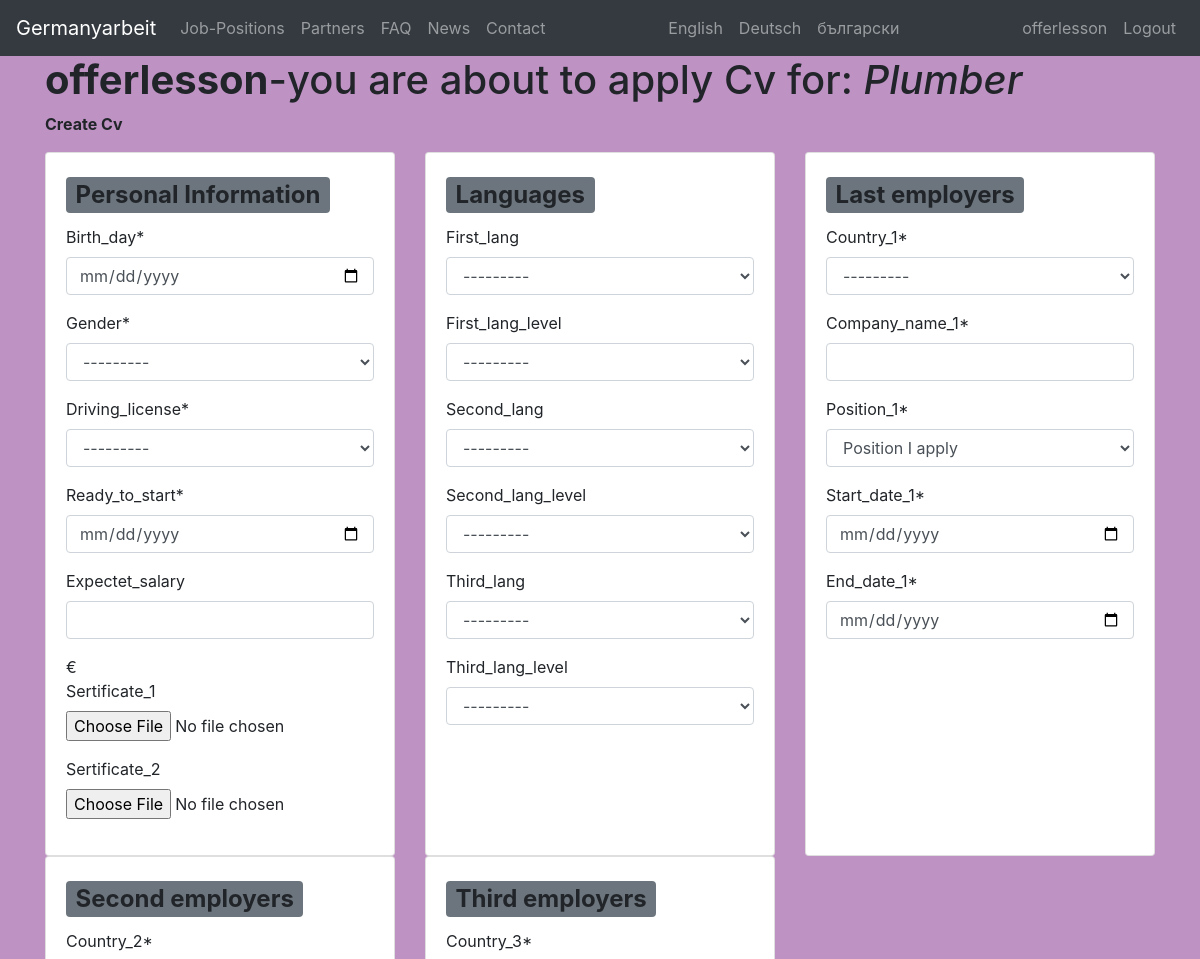
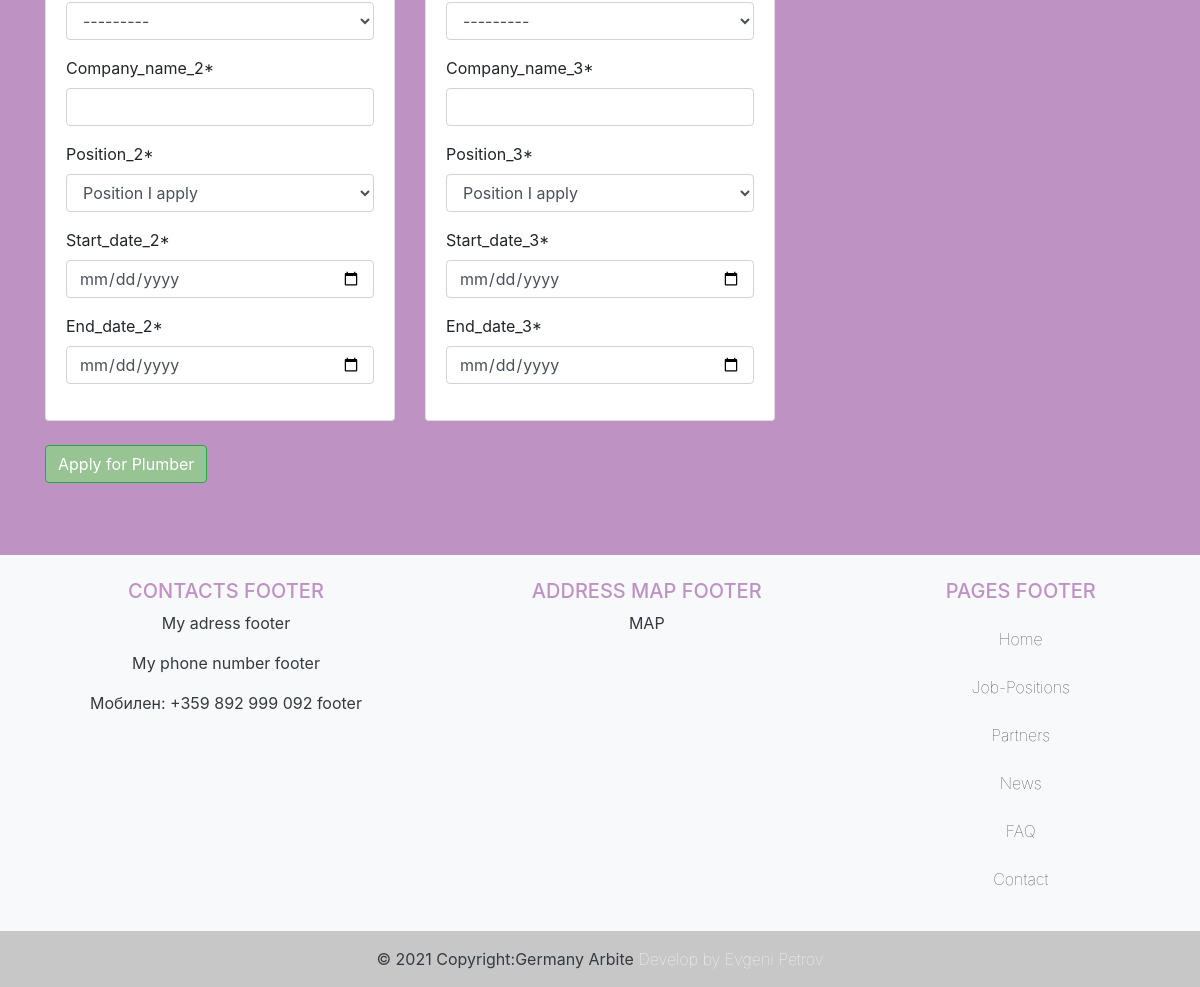
Screenshot of /en/category/worker/cv/1/ (signed in) with the database file from the repository (2 pictures, top to bottom).
### costumeuser/models.py (models this page shows, shortened)
class User(AbstractUser):
    is_worker = models.BooleanField(default=False)
    is_company = models.BooleanField(default=False)

### category/models.py (models this page shows, shortened)
class SubCategory(models.Model):
    category = models.ForeignKey(Category, on_delete=models.CASCADE, related_name="category", related_query_name="category", verbose_name="category")
    name = models.CharField(max_length=250)
    img = models.ImageField(upload_to="category_pic")

### category/views.py (the view)
# urls.py: path('worker/cv/<int:id>/', views.worker_cv, name='worker_cv'),
@login_required
@worker_required
def worker_cv(request, id):
    subcat = SubCategory.objects.get(pk=id)
    if request.method == "POST":
        form = CvForm(request.POST, request.FILES)
        if form.is_valid():
            birth_day = form.cleaned_data['birth_day']
            gender = form.cleaned_data['gender']
            driving_license = form.cleaned_data['driving_license']
            first_lang = form.cleaned_data['first_lang']
            first_lang_level = form.cleaned_data['first_lang_level']
            second_lang = form.cleaned_data['second_lang']
            second_lang_level = form.cleaned_data['second_lang_level']
            third_lang = form.cleaned_data['third_lang']
            third_lang_level = form.cleaned_data['third_lang_level']
            ready_to_start = form.cleaned_data['ready_to_start']
            expectet_salary = form.cleaned_data['expectet_salary']
            sertificate_1 = form.cleaned_data['sertificate_1']
            sertificate_2 = form.cleaned_data['sertificate_2']
            country_1 = form.cleaned_data['country_1']
            company_name_1 = form.cleaned_data['company_name_1']
            position_1 = form.cleaned_data['position_1']
            start_date_1 = form.cleaned_data['start_date_1']
            end_date_1 = form.cleaned_data['end_date_1']
            country_2 = form.cleaned_data['country_2']
            company_name_2 = form.cleaned_data['company_name_2']
            position_2 = form.cleaned_data['position_2']
            start_date_2 = form.cleaned_data['start_date_2']
            end_date_2 = form.cleaned_data['end_date_2']
            country_3 = form.cleaned_data['country_3']
            company_name_3 = form.cleaned_data['company_name_3']
            position_3 = form.cleaned_data['position_3']
            start_date_3 = form.cleaned_data['start_date_3']
            end_date_3 = form.cleaned_data['end_date_3']
            job = SubCategory.objects.get(pk=id)
            worker = User.objects.get(id=request.user.id)#request.user.id#form.instance.user = self.request.user
            Cv.objects.create(
                birth_day=birth_day,
                gender=gender,
                driving_license=driving_license,
                first_lang=first_lang,
                first_lang_level=first_lang_level,
                second_lang=second_lang,
                second_lang_level=second_lang_level,
                third_lang=third_lang,
                third_lang_level=third_lang_level,
                ready_to_start=ready_to_start,
                expectet_salary=expectet_salary,
                sertificate_1=sertificate_1,
                sertificate_2=sertificate_2,
                country_1=country_1,
                company_name_1=company_name_1,
                position_1=position_1,
                start_date_1=start_date_1,
                end_date_1=end_date_1,
                country_2=country_2,
                company_name_2=company_name_2,
                position_2=position_2,
                start_date_2=start_date_2,
                end_date_2=end_date_2,
                country_3=country_3,
                company_name_3=company_name_3,
                position_3=position_3,
                start_date_3=start_date_3,
                end_date_3=end_date_3,
                job=job,
                worker=worker,
                )
            worker_id = Cv.objects.all().last()
            return HttpResponseRedirect(reverse('cv_detail', kwargs={'id':worker_id.id}))
    else:
        form = CvForm
    return render(request, 'category/cv_form.html', {'form': form, 'subcat': subcat})

### templates/category/cv_form.html (shortened to what this page needs)
{% extends "base.html" %}
{% load crispy_forms_tags %}
{% load i18n %}
{% block content %}
<div class="container">
    <div class="row justify-content-center">
        <div class="col-lg-12 col-md-12 col-sm-12">
                {% if user.is_authenticated and user.is_worker %}
                    <h1><b>{{ user.username }}</b>-{% trans "you are about to apply Cv for:" %} <i>{{ subcat.name }}</i></h1>
                    <p><b>{% trans "Create Cv" %}</b></p>
                    <form class="profile-company" method="POST" enctype="multipart/form-data">
                            <div class="row row-cols-1 row-cols-md-3 g-4">
                                <div class="col">
                                    <div class="card h-100">
                                        <div class="card-body">
                                            <h2 class="card-title"><span class="badge bg-secondary">{% trans " Personal Information" %}</span></h2>
                                            {{ form.birth_day|as_crispy_field }}
                                            {{ form.gender|as_crispy_field }}
                                            {{ form.driving_license|as_crispy_field }}
                                            {{ form.ready_to_start|as_crispy_field }}
                                            {{ form.expectet_salary|as_crispy_field }}€
                                            {{ form.sertificate_1|as_crispy_field }}
                                            {{ form.sertificate_2|as_crispy_field }}
                                        </div>
                                    </div>
                                </div>
                                <div class="col">
                                    <div class="card h-100">
                                        <div class="card-body">
                                            <h2 class="card-title"><span class="badge bg-secondary">{% trans "Languages" %}</span></h2>
                                            {{ form.first_lang|as_crispy_field }}
                                            {{ form.first_lang_level|as_crispy_field }}
                                            {{ form.second_lang|as_crispy_field }}
                                            {{ form.second_lang_level|as_crispy_field }}
                                            {{ form.third_lang|as_crispy_field }}
                                            {{ form.third_lang_level|as_crispy_field }}
                                        </div>
                                    </div>
                                </div>
                                <div class="col">
                                    <div class="card h-100">
                                        <div class="card-body">
                                            <h2 class="card-title"><span class="badge bg-secondary">{% trans "Last employers" %}</span></h2>
                                            {{ form.country_1|as_crispy_field }}
                                            {{ form.company_name_1|as_crispy_field }}
                                            {{ form.position_1|as_crispy_field }}
                                            {{ form.start_date_1|as_crispy_field }}
                                            {{ form.end_date_1|as_crispy_field }}
                                        </div>
                                    </div>
                                </div>
                                <div class="col">
                                    <div class="card h-100">
                                        <div class="card-body">
                                            <h2 class="card-title"><span class="badge bg-secondary">{% trans "Second employers" %}</span></h2>
                                            {{ form.country_2|as_crispy_field }}
                                            {{ form.company_name_2|as_crispy_field }}
                                            {{ form.position_2|as_crispy_field }}
                                            {{ form.start_date_2|as_crispy_field }}
                                            {{ form.end_date_2|as_crispy_field }}
                                        </div>
                                    </div>
                                </div>
                                <div class="col">
                                    <div class="card h-100">
                                        <div class="card-body">
                                            <h2 class="card-title"><span class="badge bg-secondary">{% trans "Third employers" %}</span></h2>
                                            {{ form.country_3|as_crispy_field }}
                                            {{ form.company_name_3|as_crispy_field }}
                                            {{ form.position_3|as_crispy_field }}
                                            {{ form.start_date_3|as_crispy_field }}
                                            {{ form.end_date_3|as_crispy_field }}
                                        </div>
                                    </div>
                                </div>
                            </div>
                            <br/>
                            <div class="button-wrapper submit">
                                <input class="btn btn-success" type="submit" value="Apply for {{ subcat.name }}" />
                            </div>
                            <br>
                    </form>
                {% elif user.is_authenticated and user.is_company %}
                    <h2>{% trans "You have to be register as Worker to register your CV for:" %} {{ subcat.name }}.</h2>
                {% else %}
                    404
                {% endif %}
        </div>
    </div>
</div>
{% endblock content %}

### templates/nav.html (shortened to what this page needs)
{% load i18n %}
{% load static %}
<nav class="navbar navbar-expand-lg navbar-dark bg-dark">
  <a class="navbar-brand" href="{% url 'home' %}"><img/>Germanyarbeit</a>
  <div class="collapse navbar-collapse justify-content-between" id="navbarNav">
    <ul class="navbar-nav">
      <li class="nav-item">
        <a class="nav-link" href="{% url 'category_all' %}">{% trans "Job-Positions" %}</a>
      </li>
      <li class="nav-item">
        <a class="nav-link" href="{% url 'partners' %}">{% trans "Partners" %}</a>
      </li>
      <li class="nav-item">
        <a class="nav-link" href="{% url 'faq' %}">{% trans "FAQ" %}</a>
      </li>
      <li class="nav-item">
        <a class="nav-link" href="{% url 'news' %}">{% trans "News" %}</a>
      </li>
      <li class="nav-item">
        <a class="nav-link" href="{% url 'contact' %}">{% trans "Contact" %}</a>
      </li>
    </ul>
    <ul class="navbar-nav">
        {% get_available_languages as LANGUAGES %}
        {% get_language_info_list for LANGUAGES as languages %}
        {% for lang in languages %}
          <li class="nav-item">
            <a class="dropdown-item nav-link" href="/{{ lang.code }}/">{{ lang.name_local }}</a>
          </li>
        {% endfor %}
    </ul>
    <ul class="navbar-nav">
      {% if user.is_authenticated %}
      <li class="nav-item">
        <a class="nav-link" href="{% url 'profile' %}">{{ user.username }}</a>
      </li>
      <li class="nav-item">
        <a class="nav-link" href="{% url 'account_logout' %}">{% trans "Logout" %}</a>
      </li>
      {% endif %}
    </ul>
  </div>
</nav>

### static/css/main.css (style rules this page uses)
.body { background-color: #BF92C4; background-repeat: no-repeat; }
.btn { background-color: #97C492; }

### rows the page displays
User: username "offerlesson"
SubCategory: name "Plumber", name "Apply for Plumber"

### other values shown
{{ lang.name_local }} "English" "Deutsch" "български"
